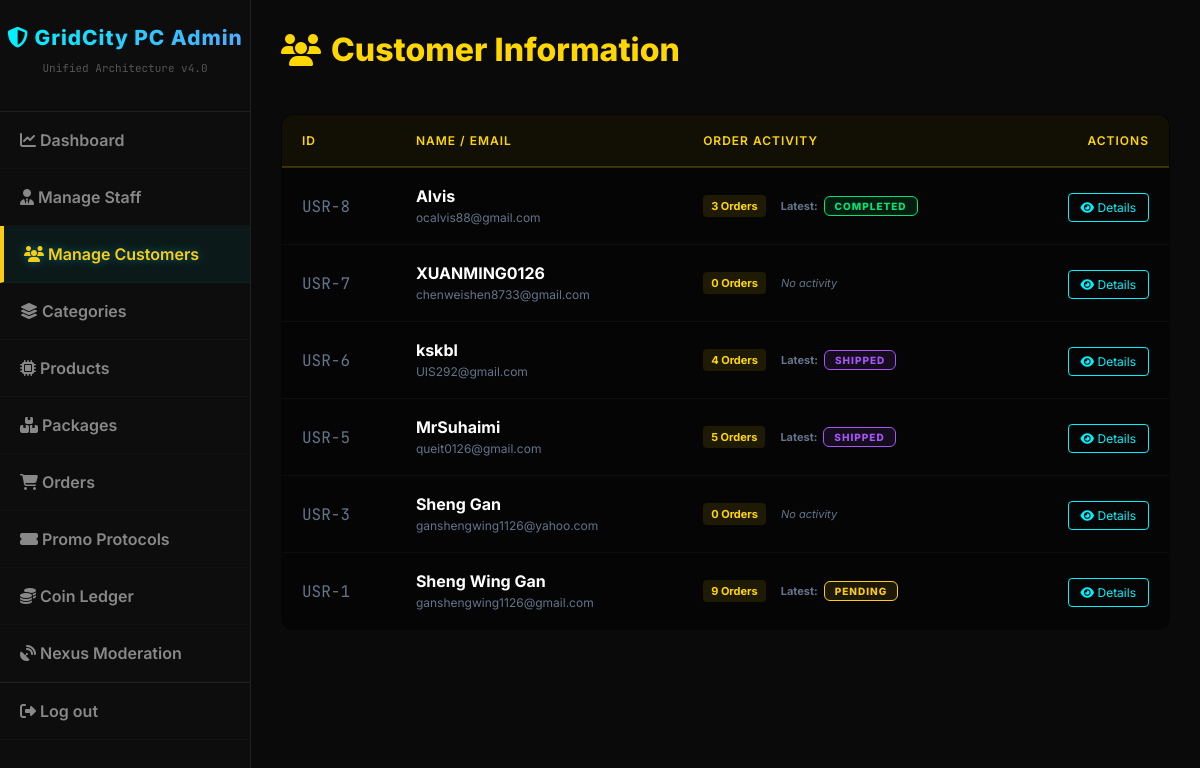
The page /manage_users.php (signed in) on the database as committed earlier.
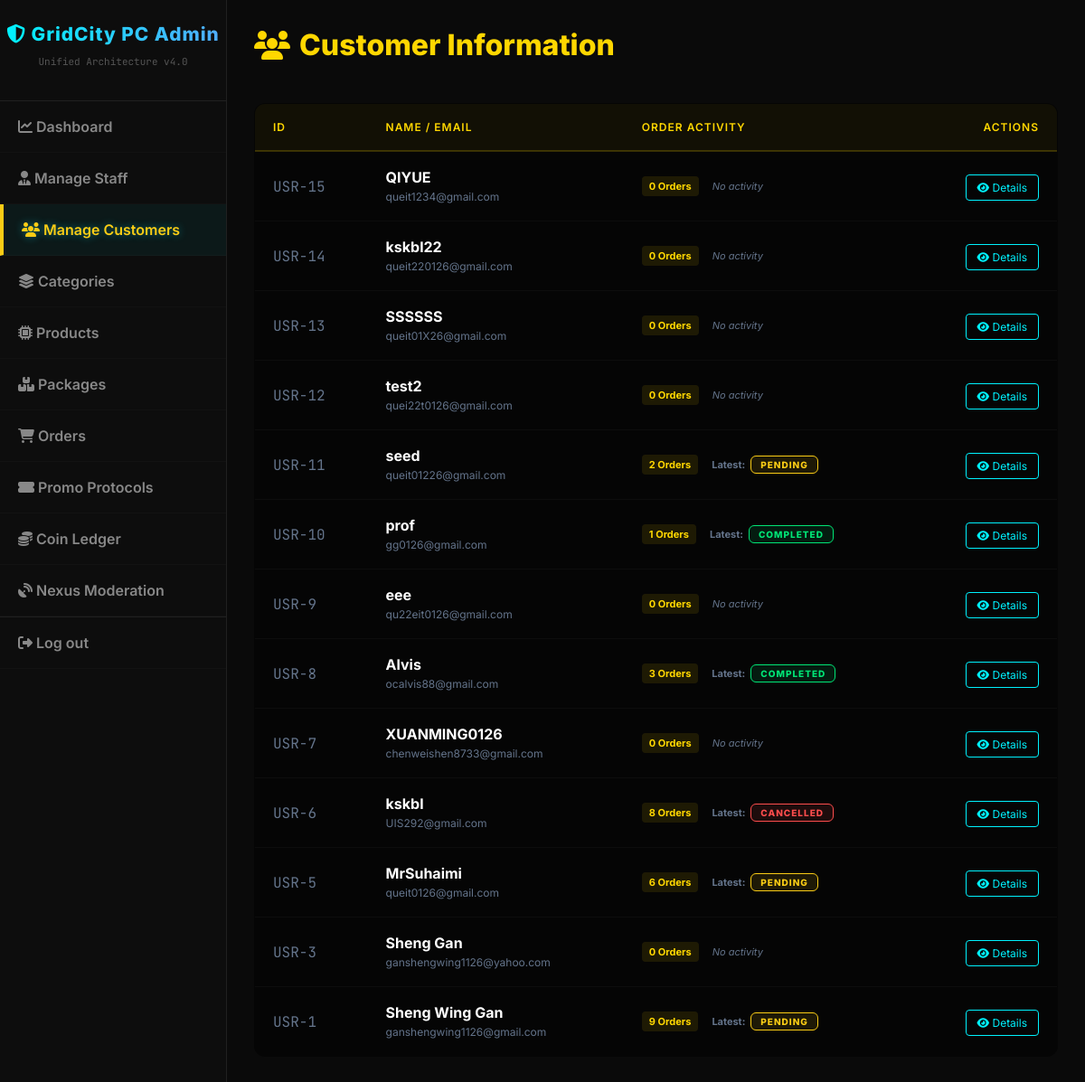
The same page on the database as committed later.
### tables this page shows
CREATE TABLE `customers` (
  `customer_id` int(11) NOT NULL,
  `username` varchar(150) DEFAULT NULL,
  `first_name` varchar(50) DEFAULT NULL,
  `last_name` varchar(50) DEFAULT NULL,
  `email` varchar(100) NOT NULL,
  `password` varchar(255) NOT NULL,
  `phone_number` varchar(20) DEFAULT NULL,
  `birthday` date DEFAULT NULL,
  `wallet_balance` decimal(10,2) NOT NULL DEFAULT 0.00,
  `reward_coins` int(11) NOT NULL DEFAULT 0,
  `lifetime_coins` int(11) DEFAULT 0,
  `membership_tier` varchar(20) DEFAULT 'Standard',
  `vip_expiry_date` datetime DEFAULT NULL,
  `auto_renew` tinyint(1) DEFAULT 0,
  `default_shipping_address` text DEFAULT NULL,
  `account_status` varchar(20) DEFAULT 'Active',
  `reset_token` varchar(6) DEFAULT NULL,
  `reset_token_expire` datetime DEFAULT NULL,
  `pref_gamer` int(11) DEFAULT 0,
  `pref_creator` int(11) DEFAULT 0,
  `pref_student` int(11) DEFAULT 0,
  `pref_enthusiast` int(11) DEFAULT 0,
  `created_at` datetime DEFAULT current_timestamp()
);

### manage_users.php (the view, shortened to what this page needs)
<!DOCTYPE html>
<html lang="en">
<head>
    <link rel="stylesheet" href="https://cdnjs.cloudflare.com/ajax/libs/font-awesome/6.4.0/css/all.min.css">
    <link rel="stylesheet" href="css/admin_style.css">
</head>
<body>
    <div class="admin-container">
        <?php include 'admin_sidebar.php'; ?>
        <div class="admin-content" style="padding: 30px;">
            <header class="admin-header" style="margin-bottom: 30px;">
                <h2 style="color: #ffd700; margin:0;"><i class="fas fa-users"></i> Customer Information</h2>
            </header>
            <table class="cyber-table">
                <thead>
                    <tr>
                        <th>ID</th>
                        <th>Name / Email</th>
                        <th>Order Activity</th>
                        <th style="text-align: right;">Actions</th>
                    </tr>
                </thead>
                <tbody>
                    <?php
                    $sql = "SELECT c.*,
                            (SELECT COUNT(*) FROM orders WHERE customer_id = c.customer_id) as total_orders,
                            (SELECT order_status FROM orders WHERE customer_id = c.customer_id ORDER BY order_date DESC LIMIT 1) as latest_status
                            FROM customers c ORDER BY c.customer_id DESC";
                    $res = $conn->query($sql);
                    while ($row = $res->fetch_assoc()) {
                        $uid = $row['customer_id'];
                        $total = $row['total_orders'];
                        $status = $row['latest_status'];
                        $bg = "rgba(255,255,255,0.05)"; $col = "#888";
                        if ($status == 'Pending') { $bg = "rgba(250, 204, 21, 0.1)"; $col = "#facc15"; }
                        elseif ($status == 'Processing') { $bg = "rgba(0, 242, 254, 0.1)"; $col = "#00f2fe"; }
                        elseif ($status == 'Shipped') { $bg = "rgba(168, 85, 247, 0.1)"; $col = "#a855f7"; }
                        elseif ($status == 'Completed') { $bg = "rgba(0, 230, 118, 0.1)"; $col = "#00e676"; }
                        elseif ($status == 'Cancelled') { $bg = "rgba(255, 77, 77, 0.1)"; $col = "#ff4d4d"; }
                        echo "<tr>";
                        echo "<td style='color:#64748b; font-family:JetBrains Mono;'>USR-".$uid."</td>";
                        echo "<td><strong>".htmlspecialchars($row['username'])."</strong><br><span style='color:#64748b; font-size:12px;'>".htmlspecialchars($row['email'])."</span></td>";
                        echo "<td>
                                <div style='display: flex; flex-direction: row; align-items: center; gap: 15px;'>
                                    <span style='background:rgba(255,215,0,0.1); color:#ffd700; padding:4px 8px; border-radius:4px; font-size:11px; font-weight:bold; white-space: nowrap;'>$total Orders</span>";
                        if($total > 0) {
                            echo "  <div style='display: flex; align-items: center; gap: 6px;'>
                                        <span style='font-size:11px; color:#64748b; font-weight:bold;'>Latest:</span>
                                        <span class='status-badge' style='background:$bg; color:$col; border-color:$col;'>".($status ?: 'N/A')."</span>
                                    </div>";
                        } else {
                            echo "  <span style='font-size:11px; color:#64748b; font-style:italic;'>No activity</span>";
                        }
                        echo "  </div>
                              </td>";
                        echo "<td style='text-align:right;'>
                                <a href='view_customer.php?id=$uid' style='background:transparent; color:#00f2fe; border:1px solid #00f2fe; padding:6px 12px; border-radius:4px; text-decoration:none; font-size:12px; transition:0.3s;' onmouseover=\"this.style.background='rgba(0,242,254,0.1)'\" onmouseout=\"this.style.background='transparent'\"><i class='fas fa-eye'></i> Details</a>
                              </td>";
                        echo "</tr>";
                    }
                    ?>
                </tbody>
            </table>
        </div>
    </div>
</body>
</html>

Rows that differ between the two databases and show on the page:
added customers: customer_id "15", username "QIYUE", email "queit1234@gmail.com", total "0", shows "No activity"
added customers: customer_id "14", username "kskbl22", email "queit220126@gmail.com", total "0", shows "No activity"
added customers: customer_id "13", username "SSSSSS", email "queit01X26@gmail.com", total "0", shows "No activity"
added customers: customer_id "12", username "test2", email "quei22t0126@gmail.com", total "0", shows "No activity"
added customers: customer_id "11", username "seed", email "queit01226@gmail.com", total "2", status "PENDING"
added customers: customer_id "10", username "prof", email "gg0126@gmail.com", total "1", status "COMPLETED"
added customers: customer_id "9", username "eee", email "qu22eit0126@gmail.com", total "0", shows "No activity"
changed customers "kskbl": total "4" → "8"; status "SHIPPED" → "CANCELLED"
changed customers "MrSuhaimi": total "5" → "6"; status "SHIPPED" → "PENDING"
